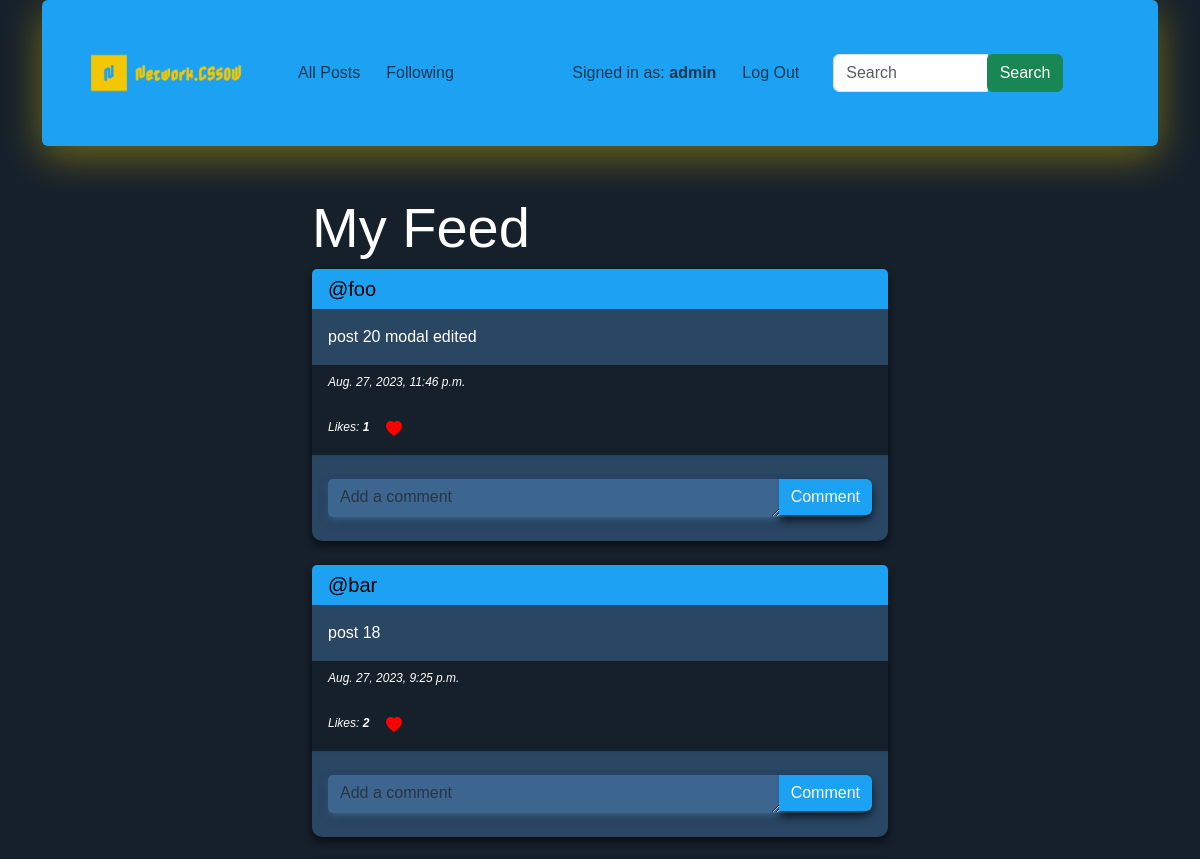
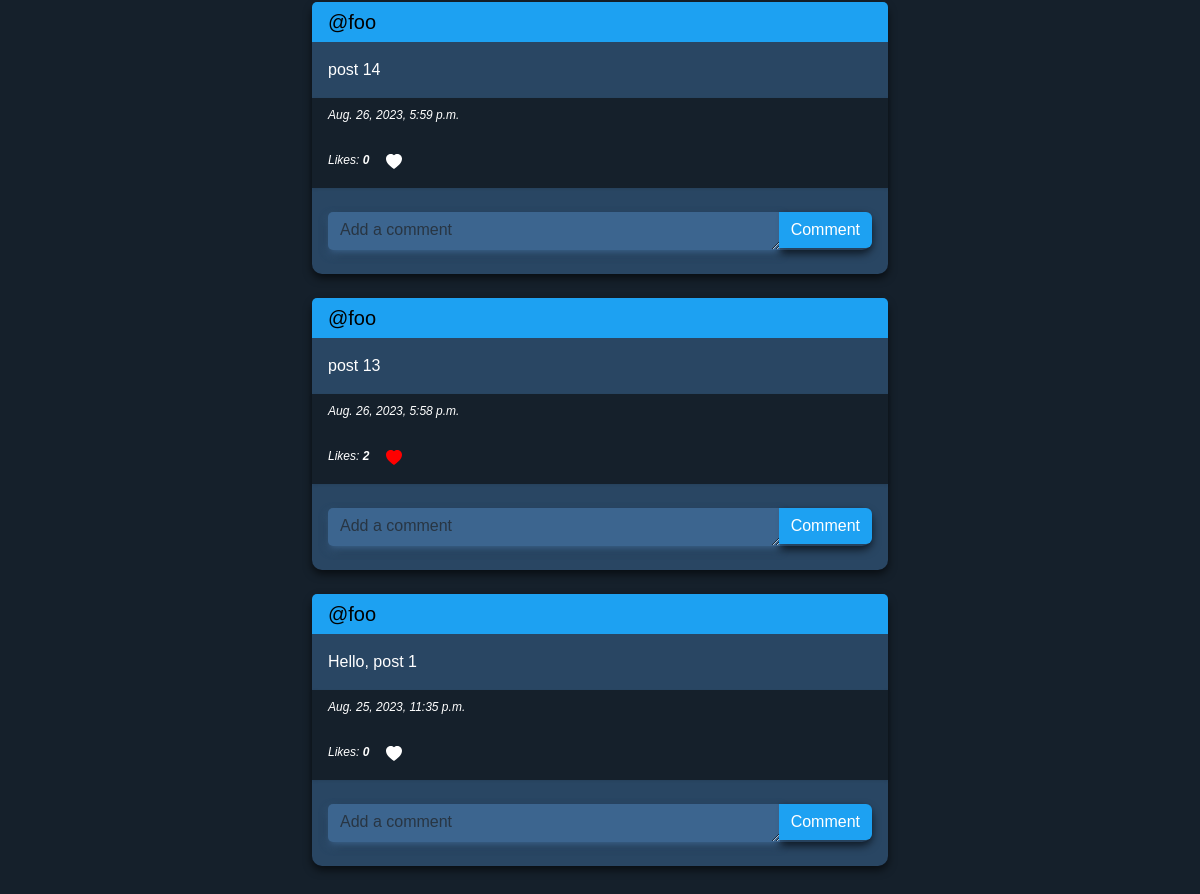
/following (signed in), run on an earlier commit of the app's database (2 pictures, top to bottom).
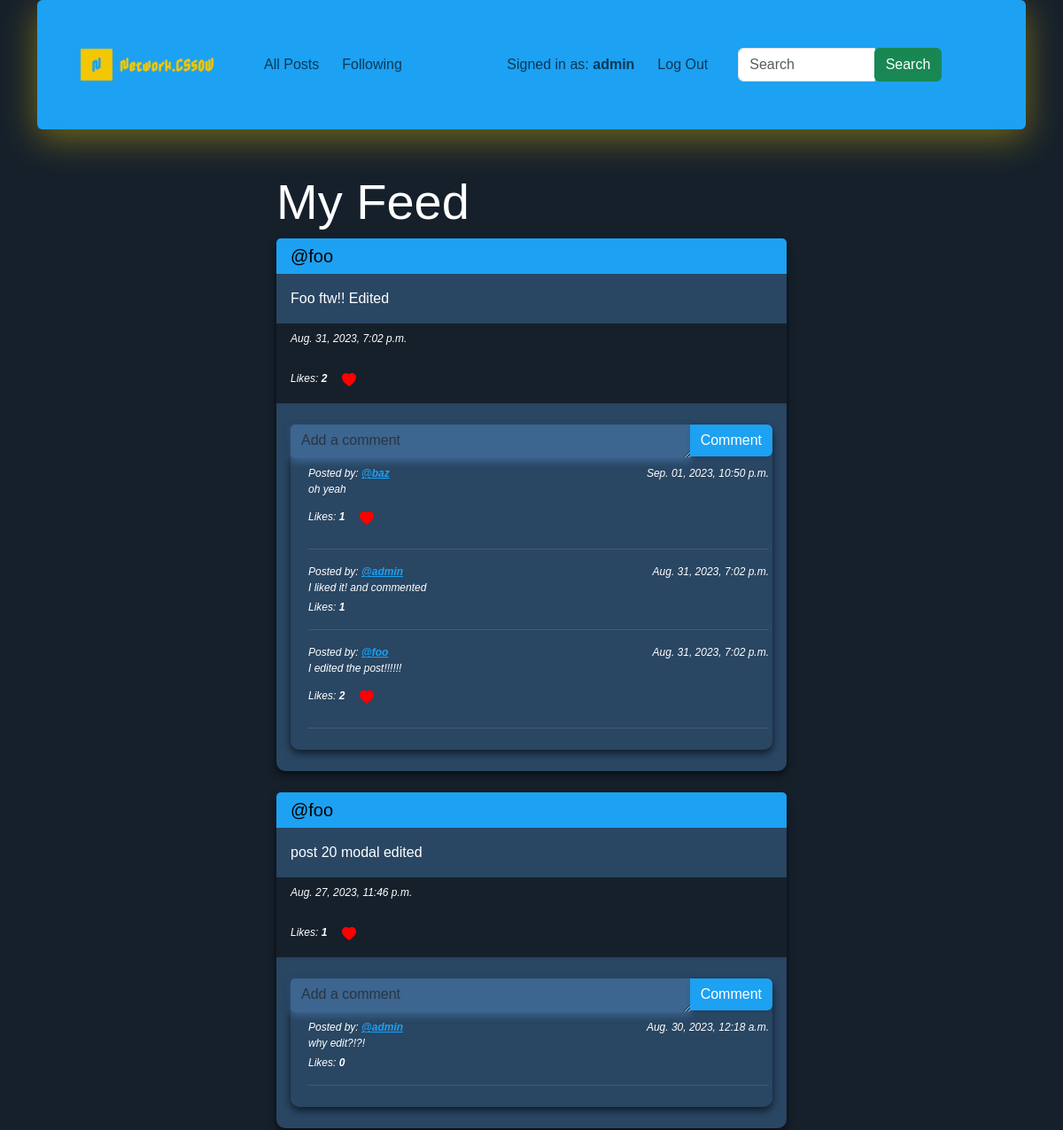
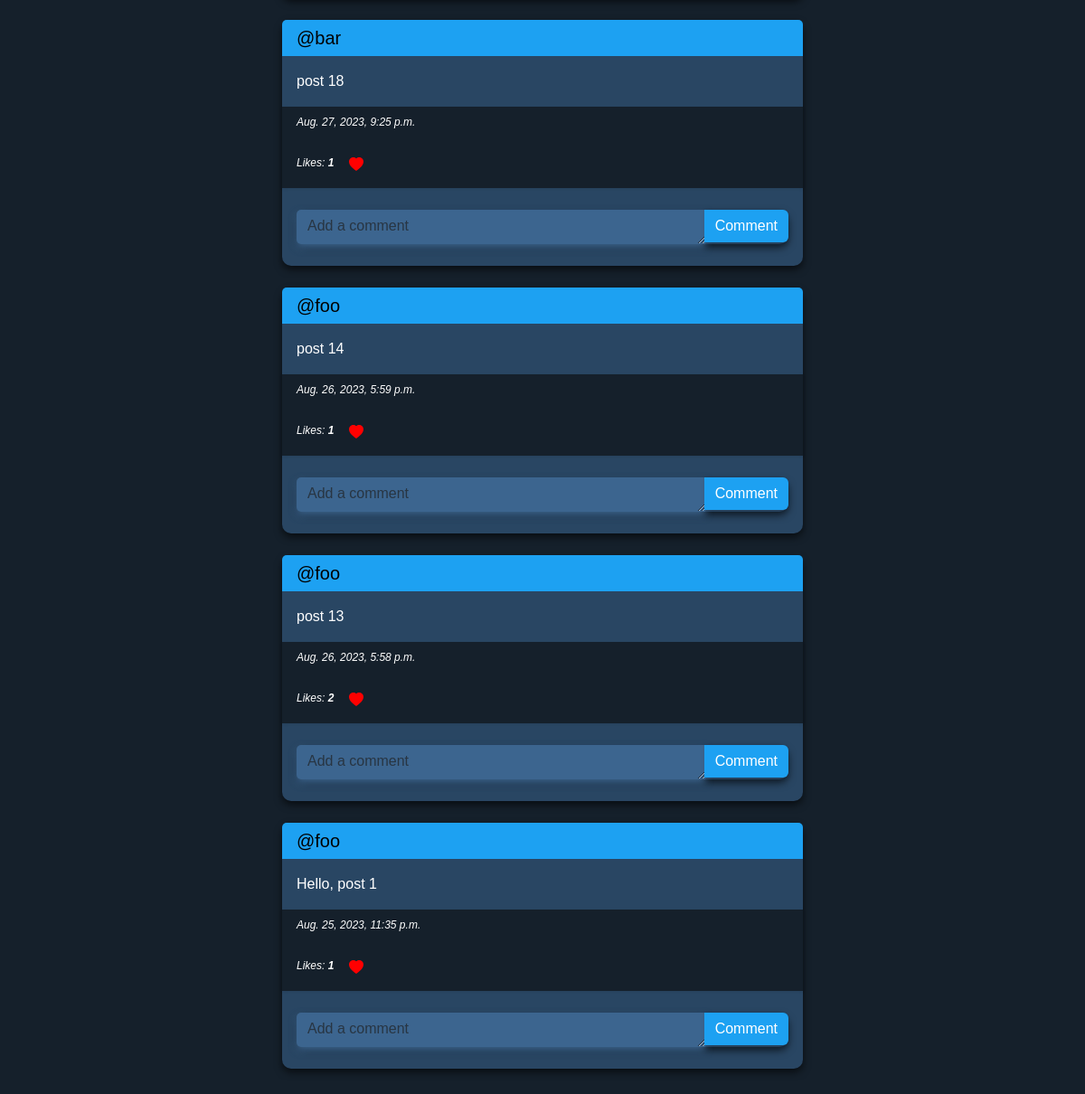
And on a later commit of the database (2 pictures, top to bottom).
### network/models.py (models this page shows, shortened)
class Post(models.Model):
    creator = models.ForeignKey(User, on_delete=models.CASCADE, blank=True, null=True, related_name="user")
    content = models.CharField(max_length=200)
    created_at = models.DateTimeField(auto_now_add=True)

class User(AbstractUser):
    pass

class Comment(models.Model):
    author = models.ForeignKey(User, on_delete=models.CASCADE, blank=True, null=True, related_name="userComment")
    post = models.ForeignKey(Post, on_delete=models.CASCADE, blank=True, null=True, related_name="postComment")
    message = models.CharField(max_length=200)
    created_at = models.DateTimeField(default=timezone.now)
    likes = models.ManyToManyField(User, related_name="likedComments", through=CommentLike)

### network/views.py (the view)
# urls.py: path("following", views.following, name="following"),
def following(request):
    current_user = User.objects.get(pk=request.user.id)
    followingPeople = Follow.objects.filter(user=current_user)
    allPosts = Post.objects.all().order_by("id").reverse()
    followingPosts = []
    whoYouLikedPosts = []
    whoYouLikedComments = []
    if request.user.is_authenticated:
        post_likes = Like.objects.filter(user=request.user)
        whoYouLikedPosts = [like.post.id for like in post_likes]
        comment_likes = CommentLike.objects.filter(user=request.user)
        whoYouLikedComments = [like.comment.id for like in comment_likes]
    for post in allPosts:
        for person in followingPeople:
            if person.user_follower == post.creator:
                followingPosts.append(post)
    paginator = Paginator(followingPosts, 10)
    page_number = request.GET.get("page")
    pagePosts = paginator.get_page(page_number)
    return render(request, "network/following.html", {
        "pagePosts": pagePosts,
        "whoYouLiked": whoYouLikedPosts,
        "whoYouLikedComments": whoYouLikedComments,
    })

### network/templates/network/following.html (shortened to what the changed rows need)
{% extends "network/layout.html" %}
{% block body %}
    <div class="container col-6 mt-5">
        <h2 class="display-4">My Feed</h2>
    </div>
<div class="container col-6">
    {% for post in pagePosts %}
        <div class="card mt-2 mb-4">
            <h5 class="card-header">
                <a href="{% url 'profile' user_id=post.creator.id %}" style="text-decoration: none;">@{{ post.creator }}</a>
            </h5>
            <div class="card-body">
                <p class="card-text" id="content{{ post.id }}">
                    {{ post.content }}
                </p>
            </div>
            <div class="card-footer">
                <small class="text-muted-custom">{{ post.created_at }}</small><br>
                Likes: <span id="likes-count-{{ post.id }}" class="likes-count{{ post.id }}"><strong>{{ post.postLike.count }}</strong></span>
                {% if user.is_authenticated %}
                    {% if user != post.creator %}
                        <a
                            onclick="postLike({{ post.id }}, {{ whoYouLiked|safe }})"
                            id="{{ post.id }}"
                            class="btn btn-link like-button {% if post.id in whoYouLiked %}liked{% endif %}"
                            data-liked="{% if post.id in whoYouLiked %}true{% else %}false{% endif %}"
                            data-who-you-liked="{{ whoYouLiked|safe }}"
                        >
                            <svg xmlns="http://www.w3.org/2000/svg" width="16" height="16" fill="currentColor" class="bi bi-heart-fill" viewBox="0 0 16 16">
                                <path fill-rule="evenodd" d="M8 1.314C12.438-3.248 23.534 4.735 8 15-7.534 4.736 3.562-3.248 8 1.314z"></path>
                            </svg>
                        </a>
                    {% endif %}
                {% endif %}
            </div>
            <div class="card-body">
                <div class="card content-center mt-2 mb-2">
                    <form action="{% url 'addComment' id=post.id %}" method="POST">
                        <div class="form-group">
                            <div class="input-group">
                                <textarea class="form-control" name="newComment" id="addComment" rows="1" placeholder="Add a comment"></textarea>
                                <button type="submit" class="input-group-append btn btn-primary shadow-sm">Comment</button>
                            </div>
                        </div>
                    </form>
                    <div class="container content-center m-2"
                        >
                        <div class="text-muted-custom">
                            {% for comment in post.postComment.all reversed %}
                                    <div class="d-flex w-100 justify-content-between">
                                        <small class="text-muted-custom">
                                            Posted by:
                                            <strong>
                                                <a href="{% url 'profile' user_id=comment.author.id %}"
                                                    class="comment-username">
                                                    @{{ comment.author }}
                                                </a>
                                            </strong>
                                        </small>
                                        <small class="text-muted-custom">{{ comment.created_at|date:'M. d, Y, P' }}</small>
                                    </div>
                                <p class="mb-1">{{ comment.message }}</p>
                                <small class="text-muted-custom">
                                    Likes: <span id="comment-likes-count-{{ comment.id }}" class="comment-likes-count{{ comment.id }}"><strong>{{ comment.likes.count }}</strong></span>
                                    {% if user.is_authenticated %}
                                        {% if user != comment.author %}
                                            <a
                                                onclick="commentLike({{ comment.id }})"
                                                id="comment-like-{{ comment.id }}"
                                                class="btn btn-link comment-like-button {% if comment.id in whoYouLikedComments %}liked{% endif %}"
                                                data-comment-liked="{% if comment.id in whoYouLikedComments %}true{% else %}false{% endif %}"
                                            >
                                                <svg xmlns="http://www.w3.org/2000/svg" width="16" height="16" fill="currentColor" class="bi bi-heart-fill" viewBox="0 0 16 16">
                                                    <path fill-rule="evenodd" d="M8 1.314C12.438-3.248 23.534 4.735 8 15-7.534 4.736 3.562-3.248 8 1.314z"></path>
                                                </svg>
                                            </a>
                                        {% endif %}
                                    {% endif %}
                                </small>
                                <hr class="hr-custom-style">
                            {% endfor %}
                        </div>
                    </div>
                </div>
            </div>
        </div>
    {% endfor %}
</div>
{% endblock %}

What changed in the data, as far as the page shows it:
added Post: creator "foo", content "Foo ftw!! Edited", created_at "Aug. 31, 2023, 7:02 p.m.", postLike.count "2"
added Comment: author "baz", created_at "Sep. 01, 2023, 10:50 p.m.", message "oh yeah", likes.count "1", shown under "foo"
added Comment: author "admin", created_at "Aug. 31, 2023, 7:02 p.m.", message "I liked it! and commented", likes.count "1", shown under "foo"
added Comment: author "foo", created_at "Aug. 31, 2023, 7:02 p.m.", message "I edited the post!!!!!!", likes.count "2"
added Comment: author "admin", created_at "Aug. 30, 2023, 12:18 a.m.", message "why edit?!?!", likes.count "0", shown under Post "post 20 modal edited"
computed for Post "post 18": postLike.count "2" → "1"
computed for Post "post 14": postLike.count "0" → "1"
computed for Post "Hello, post 1": postLike.count "0" → "1"
